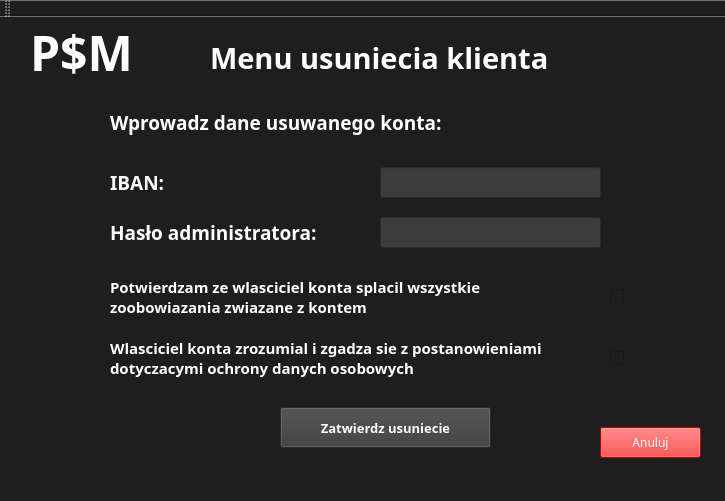
<?xml version="1.0" encoding="UTF-8"?>
<ui version="4.0">
 <class>DeleteAccountClass</class>
 <widget class="QMainWindow" name="DeleteAccountClass">
  <property name="geometry">
   <rect>
    <x>0</x>
    <y>0</y>
    <width>725</width>
    <height>501</height>
   </rect>
  </property>
  <property name="maximumSize">
   <size>
    <width>1500</width>
    <height>16777215</height>
   </size>
  </property>
  <property name="windowTitle">
   <string>DeleteAccount</string>
  </property>
  <property name="styleSheet">
   <string notr="true">background-color: rgb(30, 30, 30);</string>
  </property>
  <widget class="QWidget" name="centralWidget">
   <widget class="QPushButton" name="pushButton_delete_acc">
    <property name="geometry">
     <rect>
      <x>280</x>
      <y>390</y>
      <width>211</width>
      <height>41</height>
     </rect>
    </property>
    <property name="font">
     <font>
      <family>Arial Black</family>
      <pointsize>10</pointsize>
      <bold>true</bold>
     </font>
    </property>
    <property name="styleSheet">
     <string notr="true">color:rgb(255, 255, 255);
background-color: rgb(60, 60, 60);</string>
    </property>
    <property name="text">
     <string>Zatwierdz usuniecie</string>
    </property>
   </widget>
   <widget class="QLineEdit" name="lineEdit_iban_to_delete">
    <property name="geometry">
     <rect>
      <x>380</x>
      <y>150</y>
      <width>221</width>
      <height>31</height>
     </rect>
    </property>
    <property name="styleSheet">
     <string notr="true">color: rgb(255, 255, 255);
background-color: rgb(60, 60, 60);</string>
    </property>
   </widget>
   <widget class="QLineEdit" name="lineEdit_password">
    <property name="geometry">
     <rect>
      <x>380</x>
      <y>200</y>
      <width>221</width>
      <height>31</height>
     </rect>
    </property>
    <property name="maximumSize">
     <size>
      <width>800</width>
      <height>16777215</height>
     </size>
    </property>
    <property name="styleSheet">
     <string notr="true">background-color: rgb(60, 60, 60);
color: rgb(255, 255, 255);</string>
    </property>
   </widget>
   <widget class="QCheckBox" name="checkBox_aproved">
    <property name="geometry">
     <rect>
      <x>610</x>
      <y>330</y>
      <width>78</width>
      <height>22</height>
     </rect>
    </property>
    <property name="text">
     <string/>
    </property>
   </widget>
   <widget class="QCheckBox" name="checkBox_more_aproved">
    <property name="geometry">
     <rect>
      <x>610</x>
      <y>269</y>
      <width>91</width>
      <height>21</height>
     </rect>
    </property>
    <property name="text">
     <string/>
    </property>
   </widget>
   <widget class="QLabel" name="time_display_3">
    <property name="geometry">
     <rect>
      <x>30</x>
      <y>10</y>
      <width>121</width>
      <height>51</height>
     </rect>
    </property>
    <property name="sizePolicy">
     <sizepolicy hsizetype="Expanding" vsizetype="Expanding">
      <horstretch>0</horstretch>
      <verstretch>0</verstretch>
     </sizepolicy>
    </property>
    <property name="maximumSize">
     <size>
      <width>300</width>
      <height>16777215</height>
     </size>
    </property>
    <property name="font">
     <font>
      <family>Arial Black</family>
      <pointsize>36</pointsize>
      <bold>true</bold>
     </font>
    </property>
    <property name="styleSheet">
     <string notr="true">color: rgb(255, 255, 255);</string>
    </property>
    <property name="text">
     <string>P$M</string>
    </property>
   </widget>
   <widget class="QLabel" name="time_display_4">
    <property name="geometry">
     <rect>
      <x>210</x>
      <y>20</y>
      <width>391</width>
      <height>41</height>
     </rect>
    </property>
    <property name="sizePolicy">
     <sizepolicy hsizetype="Expanding" vsizetype="Expanding">
      <horstretch>0</horstretch>
      <verstretch>0</verstretch>
     </sizepolicy>
    </property>
    <property name="maximumSize">
     <size>
      <width>500</width>
      <height>16777215</height>
     </size>
    </property>
    <property name="font">
     <font>
      <family>Arial Black</family>
      <pointsize>22</pointsize>
      <bold>true</bold>
     </font>
    </property>
    <property name="styleSheet">
     <string notr="true">color: rgb(255, 255, 255);</string>
    </property>
    <property name="text">
     <string>Menu usuniecia klienta</string>
    </property>
   </widget>
   <widget class="QLabel" name="time_display_5">
    <property name="geometry">
     <rect>
      <x>110</x>
      <y>90</y>
      <width>371</width>
      <height>31</height>
     </rect>
    </property>
    <property name="sizePolicy">
     <sizepolicy hsizetype="Expanding" vsizetype="Expanding">
      <horstretch>0</horstretch>
      <verstretch>0</verstretch>
     </sizepolicy>
    </property>
    <property name="maximumSize">
     <size>
      <width>500</width>
      <height>16777215</height>
     </size>
    </property>
    <property name="font">
     <font>
      <family>Arial Black</family>
      <pointsize>14</pointsize>
      <bold>true</bold>
     </font>
    </property>
    <property name="styleSheet">
     <string notr="true">color: rgb(255, 255, 255);</string>
    </property>
    <property name="text">
     <string>Wprowadz dane usuwanego konta:</string>
    </property>
   </widget>
   <widget class="QLabel" name="time_display_6">
    <property name="geometry">
     <rect>
      <x>110</x>
      <y>200</y>
      <width>231</width>
      <height>31</height>
     </rect>
    </property>
    <property name="sizePolicy">
     <sizepolicy hsizetype="Expanding" vsizetype="Expanding">
      <horstretch>0</horstretch>
      <verstretch>0</verstretch>
     </sizepolicy>
    </property>
    <property name="maximumSize">
     <size>
      <width>500</width>
      <height>16777215</height>
     </size>
    </property>
    <property name="font">
     <font>
      <family>Arial Black</family>
      <pointsize>14</pointsize>
      <bold>true</bold>
     </font>
    </property>
    <property name="styleSheet">
     <string notr="true">color: rgb(255, 255, 255);</string>
    </property>
    <property name="text">
     <string>Hasło administratora:</string>
    </property>
   </widget>
   <widget class="QLabel" name="time_display_7">
    <property name="geometry">
     <rect>
      <x>110</x>
      <y>150</y>
      <width>151</width>
      <height>31</height>
     </rect>
    </property>
    <property name="sizePolicy">
     <sizepolicy hsizetype="Expanding" vsizetype="Expanding">
      <horstretch>0</horstretch>
      <verstretch>0</verstretch>
     </sizepolicy>
    </property>
    <property name="maximumSize">
     <size>
      <width>500</width>
      <height>16777215</height>
     </size>
    </property>
    <property name="font">
     <font>
      <family>Arial Black</family>
      <pointsize>14</pointsize>
      <bold>true</bold>
     </font>
    </property>
    <property name="styleSheet">
     <string notr="true">color: rgb(255, 255, 255);</string>
    </property>
    <property name="text">
     <string>IBAN:</string>
    </property>
   </widget>
   <widget class="QLabel" name="time_display_8">
    <property name="geometry">
     <rect>
      <x>110</x>
      <y>259</y>
      <width>431</width>
      <height>21</height>
     </rect>
    </property>
    <property name="sizePolicy">
     <sizepolicy hsizetype="Expanding" vsizetype="Expanding">
      <horstretch>0</horstretch>
      <verstretch>0</verstretch>
     </sizepolicy>
    </property>
    <property name="maximumSize">
     <size>
      <width>500</width>
      <height>16777215</height>
     </size>
    </property>
    <property name="font">
     <font>
      <family>Arial Black</family>
      <pointsize>11</pointsize>
      <bold>true</bold>
     </font>
    </property>
    <property name="styleSheet">
     <string notr="true">color: rgb(255, 255, 255);</string>
    </property>
    <property name="text">
     <string>Potwierdzam ze wlasciciel konta splacil wszystkie </string>
    </property>
   </widget>
   <widget class="QLabel" name="time_display_9">
    <property name="geometry">
     <rect>
      <x>110</x>
      <y>280</y>
      <width>371</width>
      <height>20</height>
     </rect>
    </property>
    <property name="sizePolicy">
     <sizepolicy hsizetype="Expanding" vsizetype="Expanding">
      <horstretch>0</horstretch>
      <verstretch>0</verstretch>
     </sizepolicy>
    </property>
    <property name="maximumSize">
     <size>
      <width>500</width>
      <height>16777215</height>
     </size>
    </property>
    <property name="font">
     <font>
      <family>Arial Black</family>
      <pointsize>11</pointsize>
      <bold>true</bold>
     </font>
    </property>
    <property name="styleSheet">
     <string notr="true">color: rgb(255, 255, 255);</string>
    </property>
    <property name="text">
     <string>zoobowiazania zwiazane z kontem</string>
    </property>
   </widget>
   <widget class="QLabel" name="time_display_10">
    <property name="geometry">
     <rect>
      <x>110</x>
      <y>320</y>
      <width>481</width>
      <height>21</height>
     </rect>
    </property>
    <property name="sizePolicy">
     <sizepolicy hsizetype="Expanding" vsizetype="Expanding">
      <horstretch>0</horstretch>
      <verstretch>0</verstretch>
     </sizepolicy>
    </property>
    <property name="maximumSize">
     <size>
      <width>500</width>
      <height>16777215</height>
     </size>
    </property>
    <property name="font">
     <font>
      <family>Arial Black</family>
      <pointsize>11</pointsize>
      <bold>true</bold>
     </font>
    </property>
    <property name="styleSheet">
     <string notr="true">color: rgb(255, 255, 255);</string>
    </property>
    <property name="text">
     <string>Wlasciciel konta zrozumial i zgadza sie z postanowieniami</string>
    </property>
   </widget>
   <widget class="QLabel" name="time_display_11">
    <property name="geometry">
     <rect>
      <x>110</x>
      <y>340</y>
      <width>391</width>
      <height>21</height>
     </rect>
    </property>
    <property name="sizePolicy">
     <sizepolicy hsizetype="Expanding" vsizetype="Expanding">
      <horstretch>0</horstretch>
      <verstretch>0</verstretch>
     </sizepolicy>
    </property>
    <property name="maximumSize">
     <size>
      <width>500</width>
      <height>16777215</height>
     </size>
    </property>
    <property name="font">
     <font>
      <family>Arial Black</family>
      <pointsize>11</pointsize>
      <bold>true</bold>
     </font>
    </property>
    <property name="styleSheet">
     <string notr="true">color: rgb(255, 255, 255);</string>
    </property>
    <property name="text">
     <string>dotyczacymi ochrony danych osobowych</string>
    </property>
   </widget>
   <widget class="QPushButton" name="log_out_button">
    <property name="geometry">
     <rect>
      <x>600</x>
      <y>410</y>
      <width>101</width>
      <height>31</height>
     </rect>
    </property>
    <property name="font">
     <font>
      <family>Arial Black</family>
     </font>
    </property>
    <property name="styleSheet">
     <string notr="true">color: rgb(255, 255, 255);
background-color: rgb(255,0,0);</string>
    </property>
    <property name="text">
     <string>Anuluj</string>
    </property>
   </widget>
  </widget>
  <widget class="QMenuBar" name="menuBar">
   <property name="geometry">
    <rect>
     <x>0</x>
     <y>0</y>
     <width>725</width>
     <height>21</height>
    </rect>
   </property>
  </widget>
  <widget class="QToolBar" name="mainToolBar">
   <attribute name="toolBarArea">
    <enum>TopToolBarArea</enum>
   </attribute>
   <attribute name="toolBarBreak">
    <bool>false</bool>
   </attribute>
  </widget>
  <widget class="QStatusBar" name="statusBar"/>
 </widget>
 <layoutdefault spacing="6" margin="11"/>
 <resources/>
 <connections/>
</ui>
